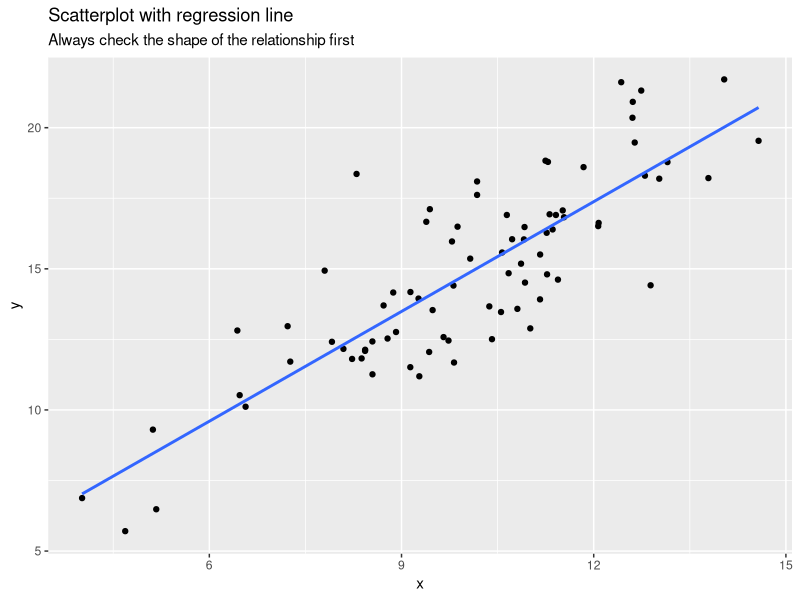
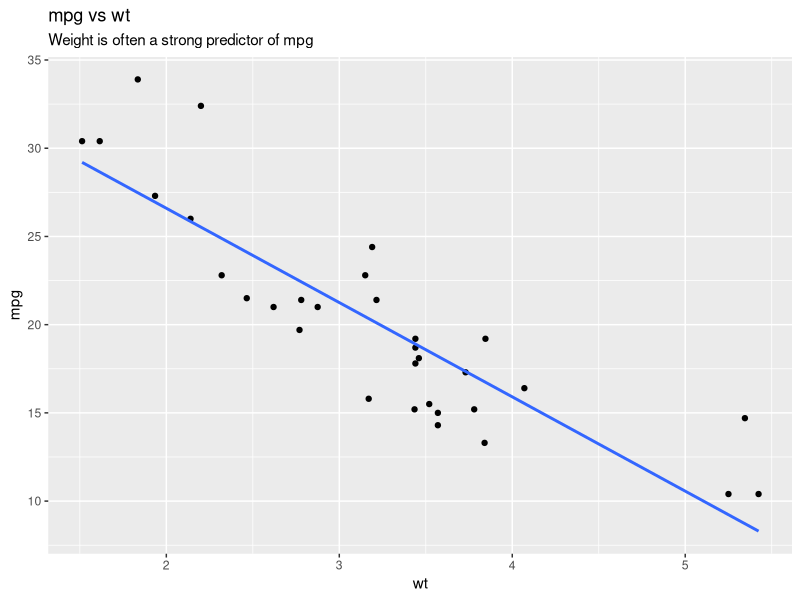
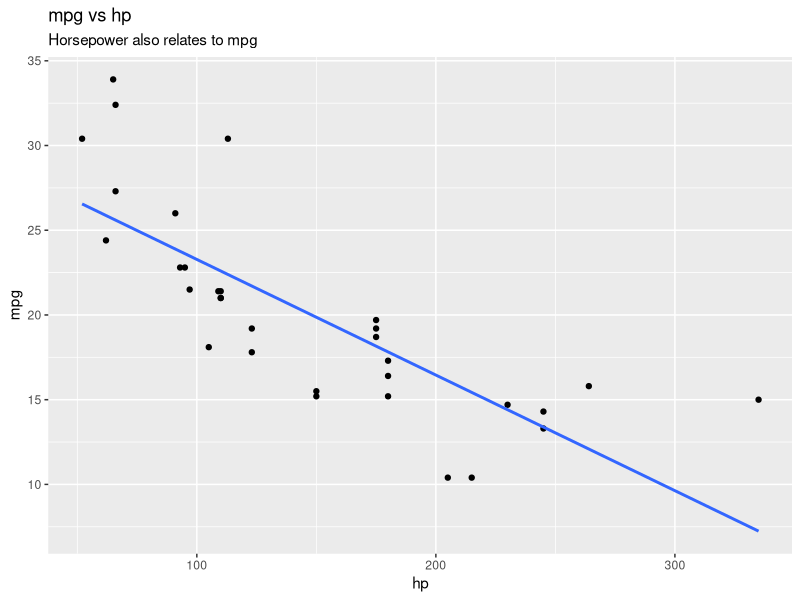
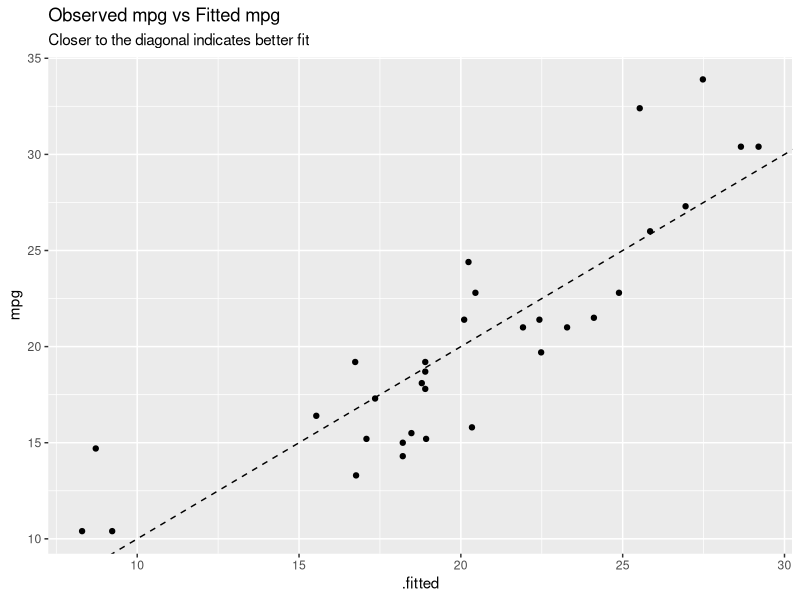
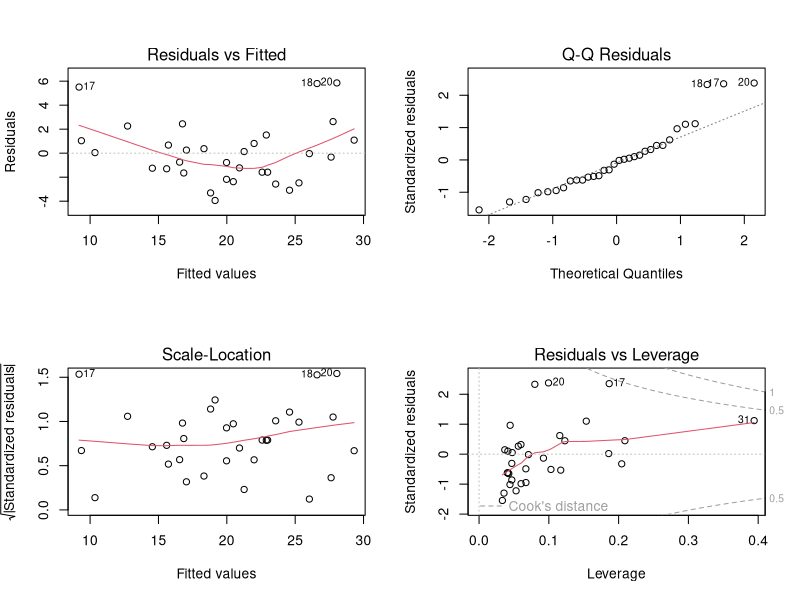
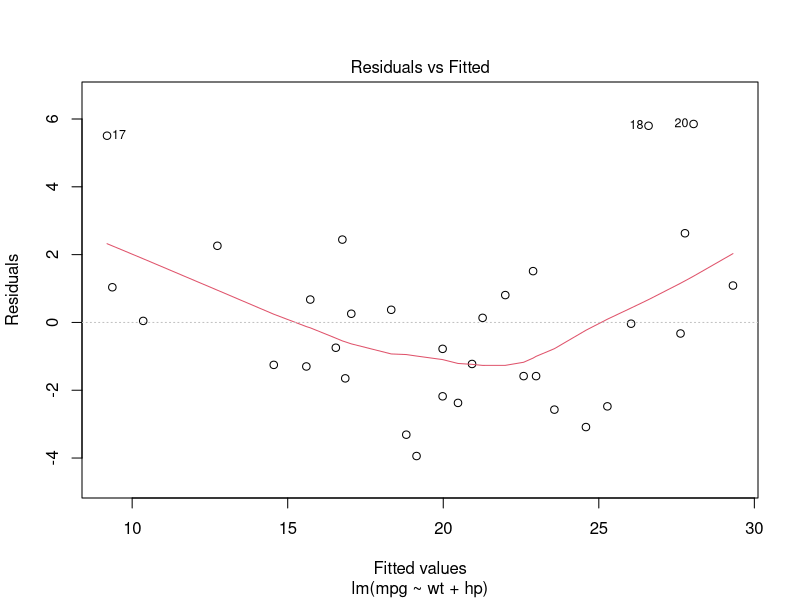
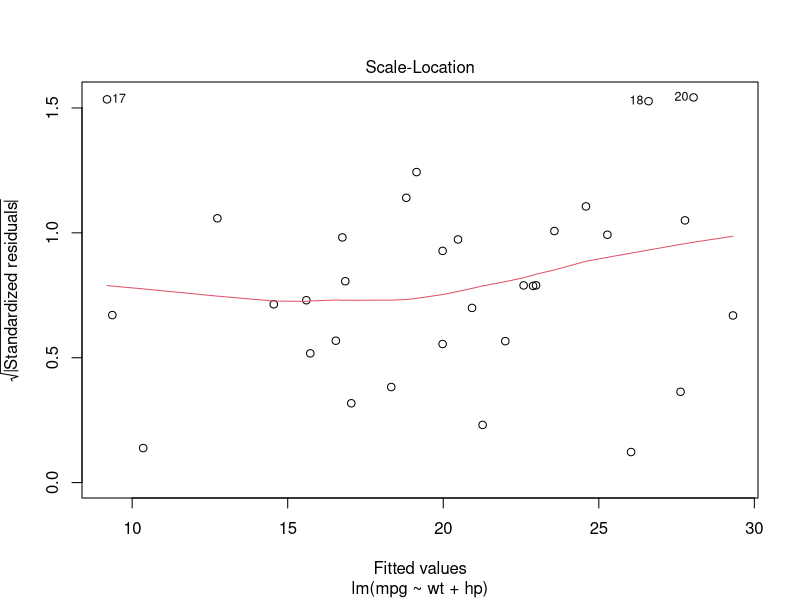
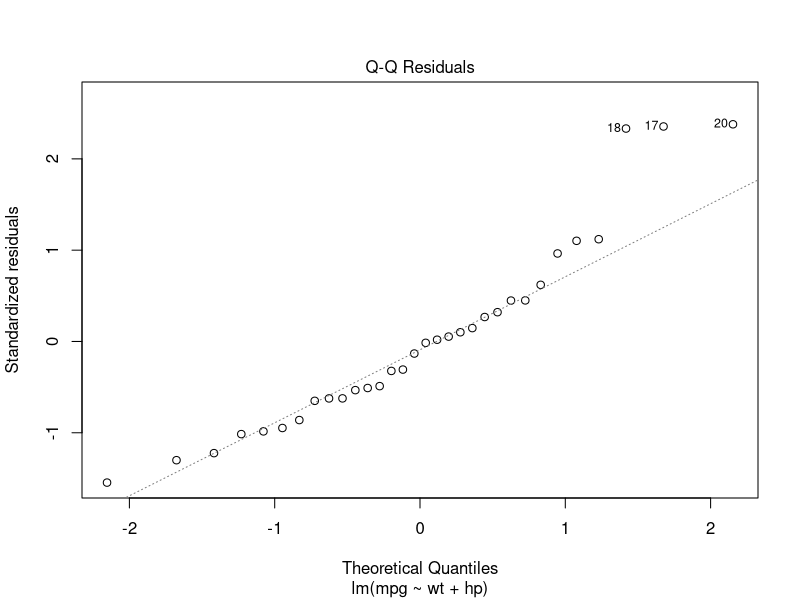

Generate these figures, in order, with R:
## ---- chunk 1
knitr::opts_chunk$set(
  echo = TRUE,
  message = FALSE,
  warning = FALSE,
  fig.width = 7,
  fig.height = 5,
  fig.align = "center"
)

# Packages (install if needed)
pkgs <- c("tidyverse", "broom", "car")
to_install <- pkgs[!pkgs %in% installed.packages()[, "Package"]]
if (length(to_install) > 0) install.packages(to_install, quiet = TRUE)

library(tidyverse)
library(broom)
library(car)
## ---- chunk 2
set.seed(42)
n <- 80

# Create an x variable

x <- rnorm(n, mean = 10, sd = 2)

# Create a y variable with a roughly linear relationship + noise

y <- 3 + 1.2 * x + rnorm(n, mean = 0, sd = 2)

df_corr <- tibble(x = x, y = y)

ggplot(df_corr, aes(x, y)) +
geom_point() +
geom_smooth(method = "lm", se = FALSE) +
labs(title = "Scatterplot with regression line",
subtitle = "Always check the shape of the relationship first")
## ---- chunk 3
cor(df_corr$x, df_corr$y, method = "pearson")

cor.test(df_corr$x, df_corr$y, method = "pearson")
## ---- chunk 4
cor(df_corr$x, df_corr$y, method = "spearman")
cor.test(df_corr$x, df_corr$y, method = "spearman", exact = FALSE)
## ---- chunk 5
cor(df_corr$x, df_corr$y, method = "kendall")
cor.test(df_corr$x, df_corr$y, method = "kendall", exact = FALSE)
## ---- chunk 6
df <- mtcars %>%
as_tibble(rownames = "car") %>%
select(car, mpg, wt, hp, cyl)

glimpse(df)
summary(df)
## ---- chunk 7
ggplot(df, aes(wt, mpg)) +
geom_point() +
geom_smooth(method = "lm", se = FALSE) +
labs(title = "mpg vs wt", subtitle = "Weight is often a strong predictor of mpg")
## ---- chunk 8
ggplot(df, aes(hp, mpg)) +
geom_point() +
geom_smooth(method = "lm", se = FALSE) +
labs(title = "mpg vs hp", subtitle = "Horsepower also relates to mpg")
## ---- chunk 9
m1 <- lm(mpg ~ wt, data = df)
summary(m1)
## ---- chunk 10
tidy(m1, conf.int = TRUE)
## ---- chunk 11
glance(m1) %>%
select(r.squared, adj.r.squared, sigma, statistic, p.value, df.residual)
## ---- chunk 12
df_aug <- augment(m1)  # adds .fitted and .resid columns
head(df_aug)
## ---- chunk 13
ggplot(df_aug, aes(.fitted, mpg)) +
geom_point() +
geom_abline(slope = 1, intercept = 0, linetype = "dashed") +
labs(title = "Observed mpg vs Fitted mpg",
subtitle = "Closer to the diagonal indicates better fit")
## ---- chunk 14
m2 <- lm(mpg ~ wt + hp, data = df)
summary(m2)
tidy(m2, conf.int = TRUE)
## ---- chunk 15
anova(m1, m2)
## ---- chunk 16
AIC(m1, m2)
## ---- chunk 17
par(mfrow = c(2, 2))
plot(m2)
par(mfrow = c(1, 1))
## ---- chunk 18
plot(m2, which = 1)
## ---- chunk 19
plot(m2, which = 3)
## ---- chunk 20
plot(m2, which = 2)
## ---- chunk 21
shapiro.test(resid(m2))
## ---- chunk 22
cooks <- cooks.distance(m2)

# Quick look at the largest Cook's distances

sort(cooks, decreasing = TRUE)[1:6]

## ---- chunk 23
n <- nrow(df)
which(cooks > (4 / n))
## ---- chunk 24
# Plot Cook’s distance:
plot(m2, which = 4)
## ---- chunk 25
# Leverage and influence plot
plot(m2, which = 5)
## ---- chunk 26
vif(m2)
## ---- chunk 27
m3 <- lm(mpg ~ wt * hp, data = df)
summary(m3)
anova(m2, m3)
## ---- chunk 28
df_centered <- df %>%
mutate(
wt_c = wt - mean(wt),
hp_c = hp - mean(hp)
)

m2c <- lm(mpg ~ wt_c + hp_c, data = df_centered)
summary(m2c)
tidy(m2c, conf.int = TRUE)
## ---- chunk 29
coefs <- tidy(m2, conf.int = TRUE)
fit   <- glance(m2)

coefs
fit %>% select(r.squared, adj.r.squared, sigma, statistic, p.value, df.residual)
## ---- chunk 30
cor.test(df$wt, df$mpg, method = "pearson")
cor.test(df$wt, df$mpg, method = "spearman", exact = FALSE)
## ---- chunk 31
m1_ex <- lm(mpg ~ wt, data = df)
m2_ex <- lm(mpg ~ wt + hp, data = df)

anova(m1_ex, m2_ex)

par(mfrow = c(2, 2))
plot(m2_ex)
par(mfrow = c(1, 1))
